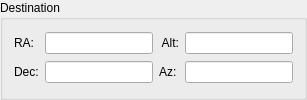
         <widget class="QGroupBox" name="groupDestCoords">
          <property name="title">
           <string>Destination</string>
          </property>
          <layout class="QGridLayout" name="gridLayout_6">
           <item row="0" column="0">
            <widget class="QLabel" name="label_26">
             <property name="text">
              <string>RA:</string>
             </property>
            </widget>
           </item>
           <item row="0" column="1">
            <widget class="QLineEdit" name="textDestRA">
             <property name="alignment">
              <set>Qt::AlignCenter</set>
             </property>
             <property name="readOnly">
              <bool>true</bool>
             </property>
            </widget>
           </item>
           <item row="0" column="2">
            <widget class="QLabel" name="label_36">
             <property name="text">
              <string> Alt:</string>
             </property>
            </widget>
           </item>
           <item row="0" column="3">
            <widget class="QLineEdit" name="textDestAlt">
             <property name="alignment">
              <set>Qt::AlignCenter</set>
             </property>
             <property name="readOnly">
              <bool>true</bool>
             </property>
            </widget>
           </item>
           <item row="1" column="0">
            <widget class="QLabel" name="label_27">
             <property name="text">
              <string>Dec:</string>
             </property>
            </widget>
           </item>
           <item row="1" column="1">
            <widget class="QLineEdit" name="textDestDec">
             <property name="alignment">
              <set>Qt::AlignCenter</set>
             </property>
             <property name="readOnly">
              <bool>true</bool>
             </property>
            </widget>
           </item>
           <item row="1" column="2">
            <widget class="QLabel" name="label_35">
             <property name="text">
              <string>Az:</string>
             </property>
            </widget>
           </item>
           <item row="1" column="3">
            <widget class="QLineEdit" name="textDestAz">
             <property name="alignment">
              <set>Qt::AlignCenter</set>
             </property>
             <property name="readOnly">
              <bool>true</bool>
             </property>
            </widget>
           </item>
          </layout>
         </widget>
